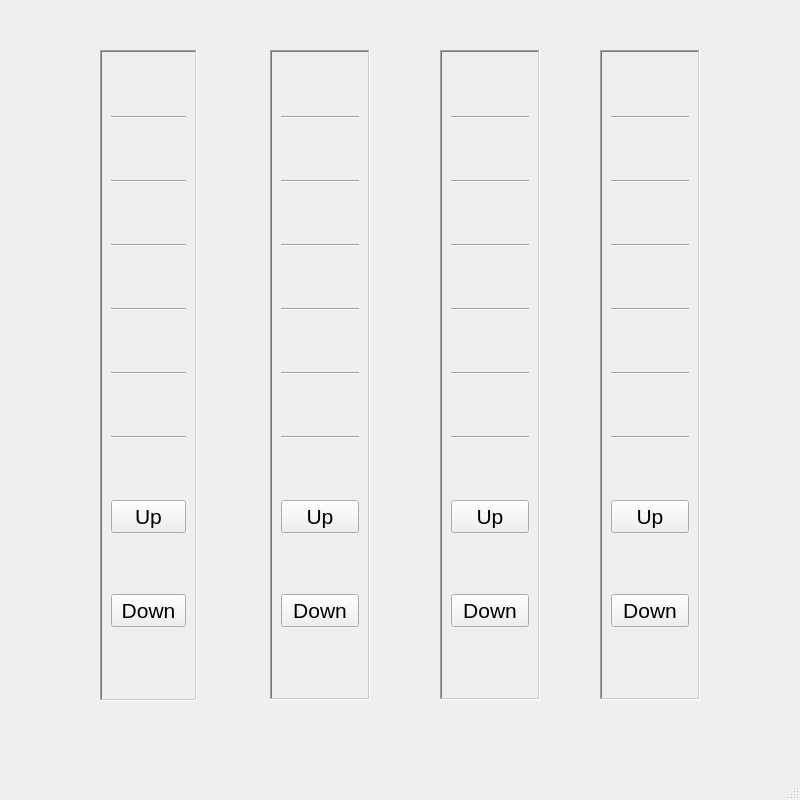
<?xml version="1.0" encoding="UTF-8"?>
<ui version="4.0">
 <class>MainWindow</class>
 <widget class="QMainWindow" name="MainWindow">
  <property name="geometry">
   <rect>
    <x>0</x>
    <y>0</y>
    <width>800</width>
    <height>800</height>
   </rect>
  </property>
  <property name="windowTitle">
   <string>Elevator</string>
  </property>
  <widget class="QWidget" name="centralwidget">
   <widget class="QFrame" name="EleWell1">
    <property name="geometry">
     <rect>
      <x>100</x>
      <y>50</y>
      <width>97</width>
      <height>651</height>
     </rect>
    </property>
    <property name="frameShape">
     <enum>QFrame::WinPanel</enum>
    </property>
    <property name="frameShadow">
     <enum>QFrame::Sunken</enum>
    </property>
    <layout class="QVBoxLayout" name="verticalLayout">
     <item>
      <widget class="Line" name="line">
       <property name="orientation">
        <enum>Qt::Horizontal</enum>
       </property>
      </widget>
     </item>
     <item>
      <widget class="Line" name="line_2">
       <property name="orientation">
        <enum>Qt::Horizontal</enum>
       </property>
      </widget>
     </item>
     <item>
      <widget class="Line" name="line_3">
       <property name="orientation">
        <enum>Qt::Horizontal</enum>
       </property>
      </widget>
     </item>
     <item>
      <widget class="Line" name="line_4">
       <property name="orientation">
        <enum>Qt::Horizontal</enum>
       </property>
      </widget>
     </item>
     <item>
      <widget class="Line" name="line_5">
       <property name="orientation">
        <enum>Qt::Horizontal</enum>
       </property>
      </widget>
     </item>
     <item>
      <widget class="Line" name="line_6">
       <property name="orientation">
        <enum>Qt::Horizontal</enum>
       </property>
      </widget>
     </item>
     <item>
      <widget class="QPushButton" name="EleButton1Up">
       <property name="enabled">
        <bool>true</bool>
       </property>
       <property name="font">
        <font>
         <family>Microsoft YaHei UI</family>
         <pointsize>16</pointsize>
        </font>
       </property>
       <property name="text">
        <string>Up</string>
       </property>
      </widget>
     </item>
     <item>
      <widget class="QPushButton" name="EleButton1Down">
       <property name="font">
        <font>
         <family>Microsoft YaHei UI</family>
         <pointsize>16</pointsize>
        </font>
       </property>
       <property name="text">
        <string>Down</string>
       </property>
      </widget>
     </item>
    </layout>
   </widget>
   <widget class="QFrame" name="EleWell2">
    <property name="geometry">
     <rect>
      <x>270</x>
      <y>50</y>
      <width>100</width>
      <height>650</height>
     </rect>
    </property>
    <property name="frameShape">
     <enum>QFrame::WinPanel</enum>
    </property>
    <property name="frameShadow">
     <enum>QFrame::Sunken</enum>
    </property>
    <layout class="QVBoxLayout" name="verticalLayout_2">
     <item>
      <widget class="Line" name="line_7">
       <property name="orientation">
        <enum>Qt::Horizontal</enum>
       </property>
      </widget>
     </item>
     <item>
      <widget class="Line" name="line_8">
       <property name="orientation">
        <enum>Qt::Horizontal</enum>
       </property>
      </widget>
     </item>
     <item>
      <widget class="Line" name="line_9">
       <property name="orientation">
        <enum>Qt::Horizontal</enum>
       </property>
      </widget>
     </item>
     <item>
      <widget class="Line" name="line_10">
       <property name="orientation">
        <enum>Qt::Horizontal</enum>
       </property>
      </widget>
     </item>
     <item>
      <widget class="Line" name="line_11">
       <property name="orientation">
        <enum>Qt::Horizontal</enum>
       </property>
      </widget>
     </item>
     <item>
      <widget class="Line" name="line_12">
       <property name="orientation">
        <enum>Qt::Horizontal</enum>
       </property>
      </widget>
     </item>
     <item>
      <widget class="QPushButton" name="EleButton2Up">
       <property name="font">
        <font>
         <family>Microsoft YaHei UI</family>
         <pointsize>16</pointsize>
        </font>
       </property>
       <property name="text">
        <string>Up</string>
       </property>
      </widget>
     </item>
     <item>
      <widget class="QPushButton" name="EleButton2Down">
       <property name="enabled">
        <bool>true</bool>
       </property>
       <property name="font">
        <font>
         <family>Microsoft YaHei UI</family>
         <pointsize>16</pointsize>
        </font>
       </property>
       <property name="text">
        <string>Down</string>
       </property>
      </widget>
     </item>
    </layout>
   </widget>
   <widget class="QFrame" name="EleWell3">
    <property name="geometry">
     <rect>
      <x>440</x>
      <y>50</y>
      <width>100</width>
      <height>650</height>
     </rect>
    </property>
    <property name="frameShape">
     <enum>QFrame::WinPanel</enum>
    </property>
    <property name="frameShadow">
     <enum>QFrame::Sunken</enum>
    </property>
    <layout class="QVBoxLayout" name="verticalLayout_3">
     <item>
      <widget class="Line" name="line_13">
       <property name="orientation">
        <enum>Qt::Horizontal</enum>
       </property>
      </widget>
     </item>
     <item>
      <widget class="Line" name="line_14">
       <property name="orientation">
        <enum>Qt::Horizontal</enum>
       </property>
      </widget>
     </item>
     <item>
      <widget class="Line" name="line_15">
       <property name="orientation">
        <enum>Qt::Horizontal</enum>
       </property>
      </widget>
     </item>
     <item>
      <widget class="Line" name="line_16">
       <property name="orientation">
        <enum>Qt::Horizontal</enum>
       </property>
      </widget>
     </item>
     <item>
      <widget class="Line" name="line_17">
       <property name="orientation">
        <enum>Qt::Horizontal</enum>
       </property>
      </widget>
     </item>
     <item>
      <widget class="Line" name="line_18">
       <property name="orientation">
        <enum>Qt::Horizontal</enum>
       </property>
      </widget>
     </item>
     <item>
      <widget class="QPushButton" name="EleButton3Up">
       <property name="font">
        <font>
         <family>Microsoft YaHei UI</family>
         <pointsize>16</pointsize>
        </font>
       </property>
       <property name="text">
        <string>Up</string>
       </property>
      </widget>
     </item>
     <item>
      <widget class="QPushButton" name="EleButton3Down">
       <property name="enabled">
        <bool>true</bool>
       </property>
       <property name="font">
        <font>
         <family>Microsoft YaHei UI</family>
         <pointsize>16</pointsize>
        </font>
       </property>
       <property name="text">
        <string>Down</string>
       </property>
      </widget>
     </item>
    </layout>
   </widget>
   <widget class="QFrame" name="EleWell4">
    <property name="geometry">
     <rect>
      <x>600</x>
      <y>50</y>
      <width>100</width>
      <height>650</height>
     </rect>
    </property>
    <property name="frameShape">
     <enum>QFrame::WinPanel</enum>
    </property>
    <property name="frameShadow">
     <enum>QFrame::Sunken</enum>
    </property>
    <layout class="QVBoxLayout" name="verticalLayout_4">
     <item>
      <widget class="Line" name="line_19">
       <property name="orientation">
        <enum>Qt::Horizontal</enum>
       </property>
      </widget>
     </item>
     <item>
      <widget class="Line" name="line_20">
       <property name="orientation">
        <enum>Qt::Horizontal</enum>
       </property>
      </widget>
     </item>
     <item>
      <widget class="Line" name="line_21">
       <property name="orientation">
        <enum>Qt::Horizontal</enum>
       </property>
      </widget>
     </item>
     <item>
      <widget class="Line" name="line_22">
       <property name="orientation">
        <enum>Qt::Horizontal</enum>
       </property>
      </widget>
     </item>
     <item>
      <widget class="Line" name="line_23">
       <property name="orientation">
        <enum>Qt::Horizontal</enum>
       </property>
      </widget>
     </item>
     <item>
      <widget class="Line" name="line_24">
       <property name="orientation">
        <enum>Qt::Horizontal</enum>
       </property>
      </widget>
     </item>
     <item>
      <widget class="QPushButton" name="EleButton4Up">
       <property name="font">
        <font>
         <family>Microsoft YaHei UI</family>
         <pointsize>16</pointsize>
        </font>
       </property>
       <property name="text">
        <string>Up</string>
       </property>
      </widget>
     </item>
     <item>
      <widget class="QPushButton" name="EleButton4Down">
       <property name="enabled">
        <bool>true</bool>
       </property>
       <property name="font">
        <font>
         <family>Microsoft YaHei UI</family>
         <pointsize>16</pointsize>
        </font>
       </property>
       <property name="text">
        <string>Down</string>
       </property>
      </widget>
     </item>
    </layout>
   </widget>
  </widget>
  <widget class="QMenuBar" name="menubar">
   <property name="geometry">
    <rect>
     <x>0</x>
     <y>0</y>
     <width>800</width>
     <height>23</height>
    </rect>
   </property>
  </widget>
  <widget class="QStatusBar" name="statusbar"/>
 </widget>
 <resources/>
 <connections/>
</ui>
